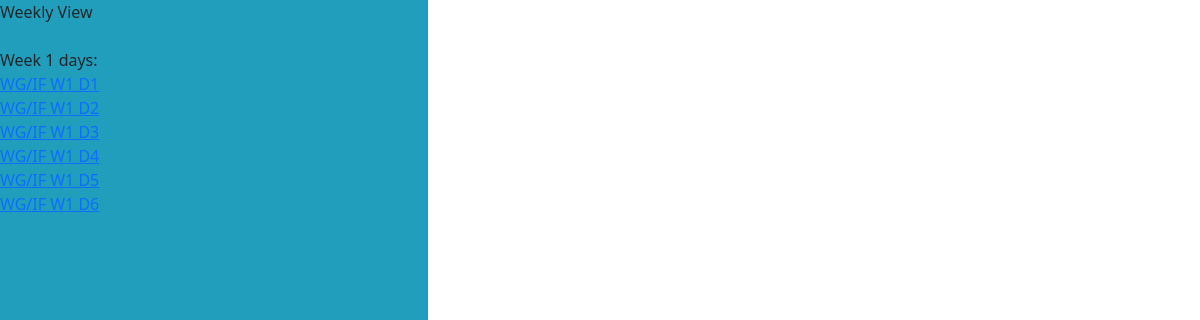
Page /workouts/weekly/wgif-1 (signed in) on the committed database.
### workout/models.py (models this page shows, shortened)
class Week(models.Model):
    name = models.CharField(max_length=128, default='test template')
    order = models.IntegerField(default=1, choices=WeekNumber.choices)
    goal = models.IntegerField(default=1, choices=Purpose.choices)
    frequency = models.IntegerField(default=1, choices=Frequency.choices)
    exercise_list = models.ManyToManyField(SingleWorkout)
    completed_status = models.BooleanField(default=False)
    slug = models.SlugField(null=False, unique=True)

class SingleWorkout(models.Model):
    name = models.CharField(max_length=128)
    display_name = models.CharField(max_length=128, default='display name')
    exercise_1 = models.TextField(blank=True)
    description_1 = models.TextField(blank=True)
    exercise_2 = models.TextField(blank=True)
    description_2 = models.TextField(blank=True)
    exercise_3 = models.TextField(blank=True)
    description_3 = models.TextField(blank=True)
    exercise_4 = models.TextField(blank=True)
    description_4 = models.TextField(blank=True)
    exercise_5 = models.TextField(blank=True)
    description_5 = models.TextField(blank=True)
    completed_status = models.BooleanField(default=False)
    slug = models.SlugField(null=False, unique=True)
    def __str__(self):
        return self.name
    def get_absolute_url(self):
        return reverse("daily", kwargs={"slug" : self.slug})

### workout/views.py (the view)
# urls.py: path("weekly/<slug:slug>", WeeklyDetailView.as_view(), name="weekly"),
class WeeklyDetailView(LoginRequiredMixin, DetailView):
    model = Week
    template_name = "workout/weekly_view.html"
    def get_context_data(self, **kwargs):
        context = super(WeeklyDetailView, self).get_context_data(**kwargs)
        context['week'] = Week.objects.get(slug = self.kwargs['slug'])
        return context

### templates/workout/weekly_view.html (shortened to what this page needs)
{% extends 'base.html' %}
{% block content %}
Weekly View
<br><br>
{{week.get_order_display}}
days:
<br>
{% for day in week.exercise_list.all %}<a href="{{ day.get_absolute_url }}">{{day}}</a><br>{% endfor %}
{% endblock content %}

### static/css/base.css (style rules this page uses)
* { max-width: 428px; max-height: 926px; }
::placeholder { color: #FFB703; }

### rows in the picture
Week: order "Week 1"
SingleWorkout: name "WG/IF W1 D1"
SingleWorkout: name "WG/IF W1 D2"
SingleWorkout: name "WG/IF W1 D3"
SingleWorkout: name "WG/IF W1 D4"
SingleWorkout: name "WG/IF W1 D5"
SingleWorkout: name "WG/IF W1 D6"
